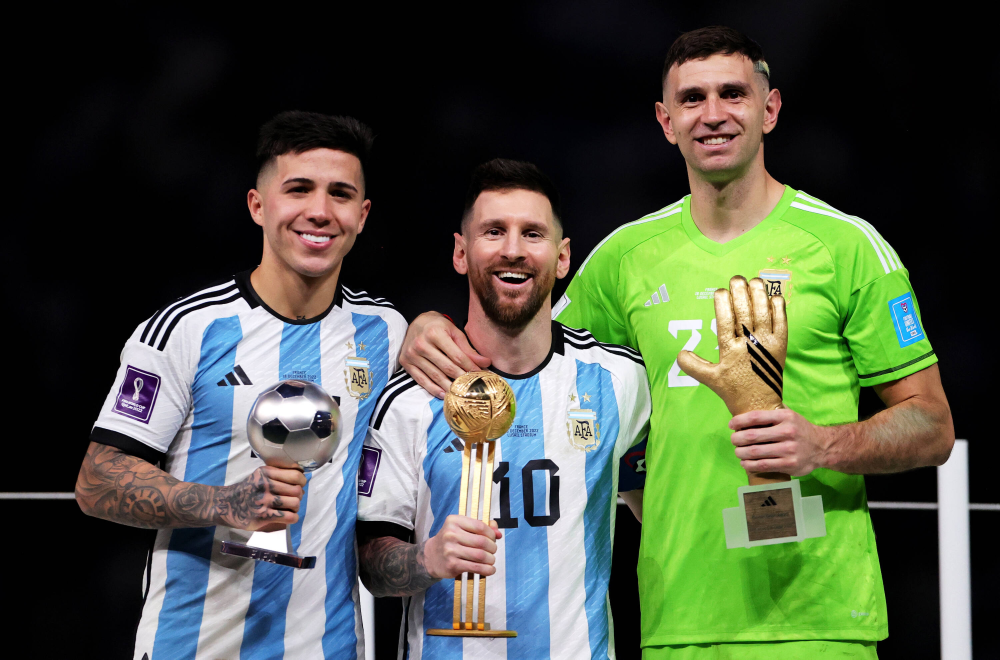
#> input picture NLP/Actividades/Fase-2/argentina-camp.jpeg, 3000 x 1979 px (shown at 1/3 size)
$ jupyter execute Fase-2.ipynb
#> lines starting #> are read from the running program, lines starting #| are printed output that depends on the picture
[cell 1]
import matplotlib.pyplot as plt
import cv2 as cv
import numpy as np

#### 1. Carga y preprocesa la imagen (escala de grises y ecualización del histograma)

[cell 2]
image = cv.imread('argentina-camp.jpeg')
#> image is the input picture: shape (1979, 3000, 3); mean B, G, R 67.2, 84.4, 75.6
gray = cv.cvtColor(image, cv.COLOR_BGR2GRAY)
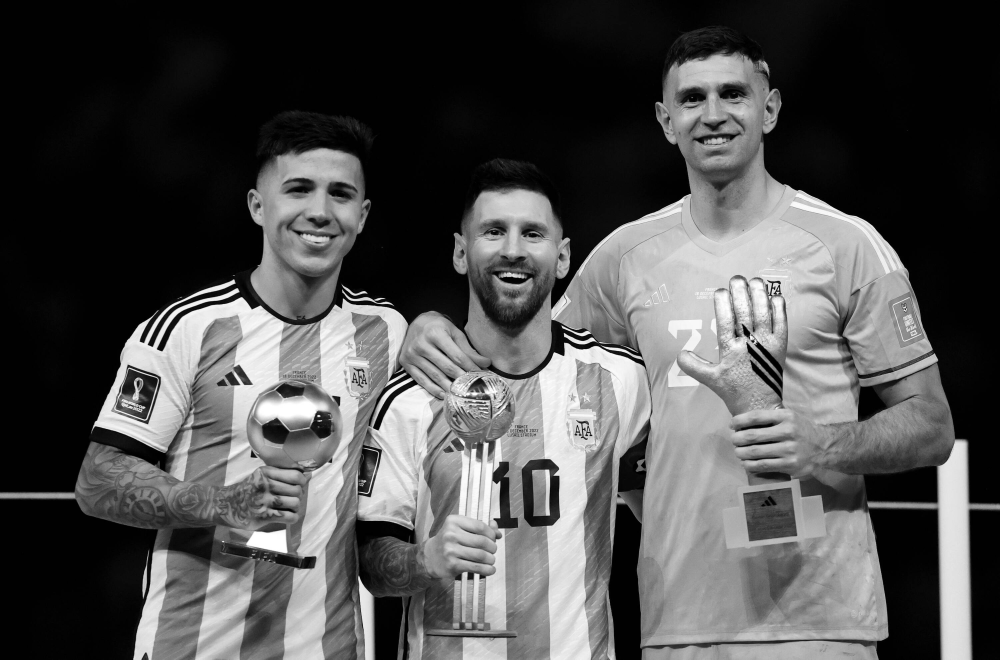
#> gray: shape (1979, 3000) (shown at 1/3 size); min 0, max 255, mean 79.8

[cell 3]
# ecualizacion del histograma
gray_hist = cv.equalizeHist(gray)
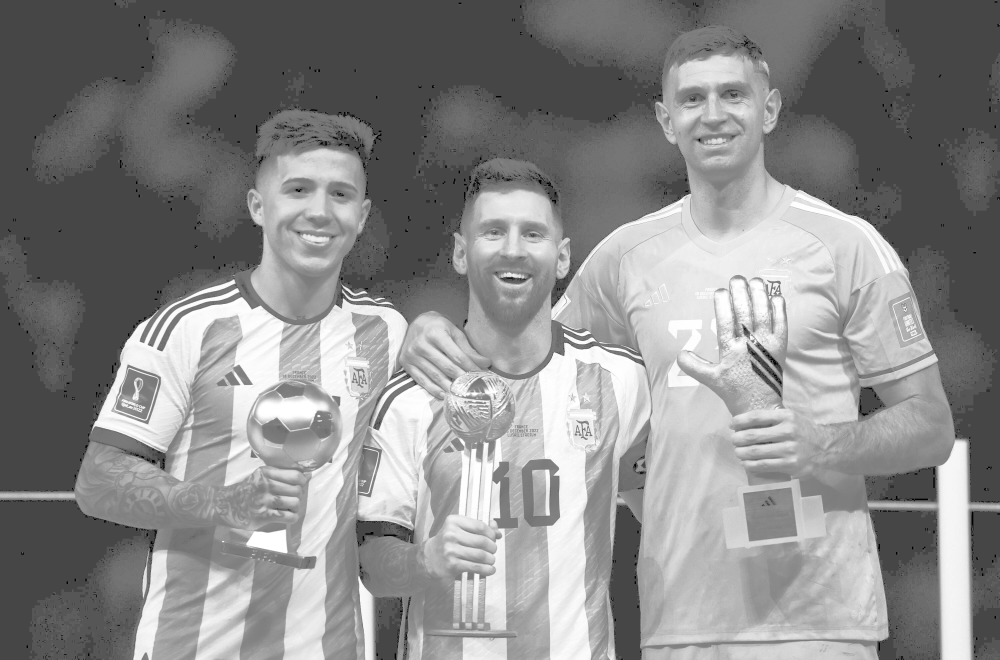
#> gray_hist: shape (1979, 3000) (shown at 1/3 size); min 0, max 255, mean 137.5
plt.imshow(gray_hist, cmap='gray')

#### 2. Descarga el clasificador de rostros previamente entrenado Haar Cascade de OpenCV, (haarcascade_frontalface_default.xml)

[cell 4]
faceClassif = cv.CascadeClassifier('haarcascade_frontalface_default.xml')

#### 3. Identifica los rostros en la imagen, utilizando el clasificador e imprime un recuadro alrededor de cada uno.

[cell 5]
faces = faceClassif.detectMultiScale(gray_hist,
  scaleFactor=1.1,
  minNeighbors=5,
  minSize=(300,300),
  maxSize=(400,400))
#> faces = [[1961, 155, 348, 348], [782, 443, 349, 349], [1362, 560, 349, 349]]

# imprimir recuadro al rededor de cada rostro
for (x,y,w,h) in faces:
    cv.rectangle(image,(x,y),(x+w,y+h),(0,255,0),10)
#> this loop made 3 passes

img_color = cv.cvtColor(image, cv.COLOR_BGR2RGB)
plt.imshow(img_color, cmap='gray')

#### 4. Aplica un filtro gaussiano a cada rostro identificado que permita ocultar la identidad de las personas mostradas en la imagen.

[cell 6]
# aplicar filtro gaussiano a cada rostro
for (x, y, w, h) in faces:
    roi = image[y:y+h, x:x+w]
    roi = cv.GaussianBlur(roi, (95,95), 0)
    image[y:y+roi.shape[0], x:x+roi.shape[1]] = roi
#> this loop made 3 passes
#> pass 1, `roi = image[y:y+h, x:x+w]`:
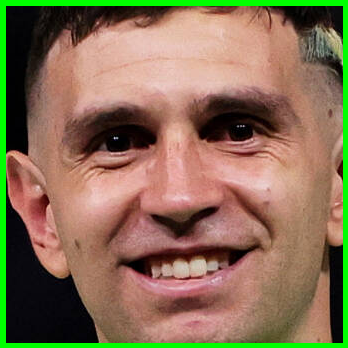
#> roi: shape (348, 348, 3); mean B, G, R 84.5, 112.4, 134.6
#> pass 1, `roi = cv.GaussianBlur(roi, (95,95), 0)`:
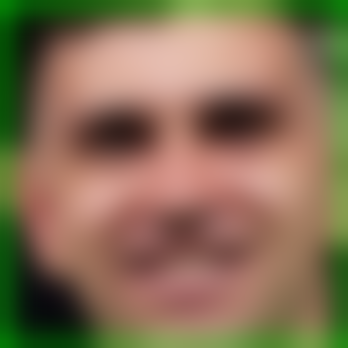
#> roi: shape (348, 348, 3); mean B, G, R 84.7, 111.6, 134.9
#> pass 2, `roi = image[y:y+h, x:x+w]`:
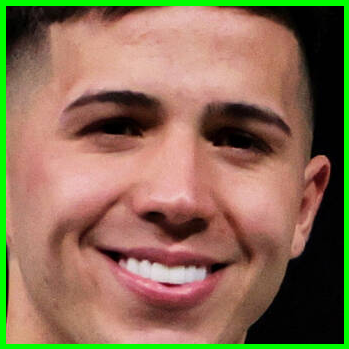
#> roi: shape (349, 349, 3); mean B, G, R 84.1, 110.4, 137
#> pass 2, `roi = cv.GaussianBlur(roi, (95,95), 0)`:
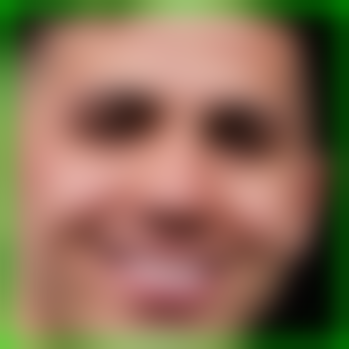
#> roi: shape (349, 349, 3); mean B, G, R 84.3, 109.6, 137.4
#> after the loop:
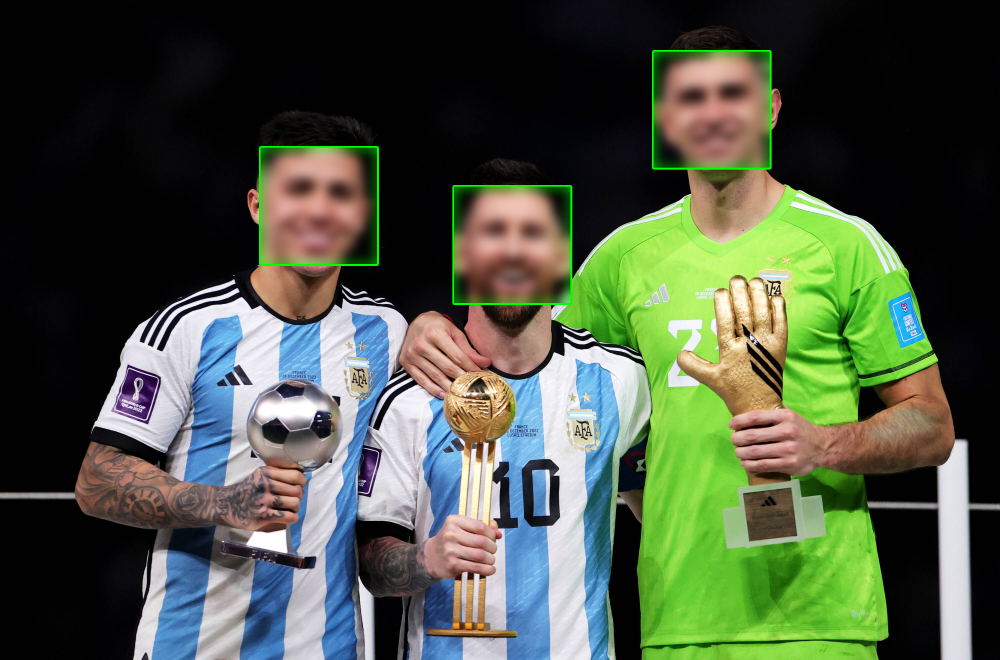
#> image: shape (1979, 3000, 3) (shown at 1/3 size); mean B, G, R 67, 86, 75.2

img_color = cv.cvtColor(image, cv.COLOR_BGR2RGB)
plt.imshow(img_color, cmap='gray')
